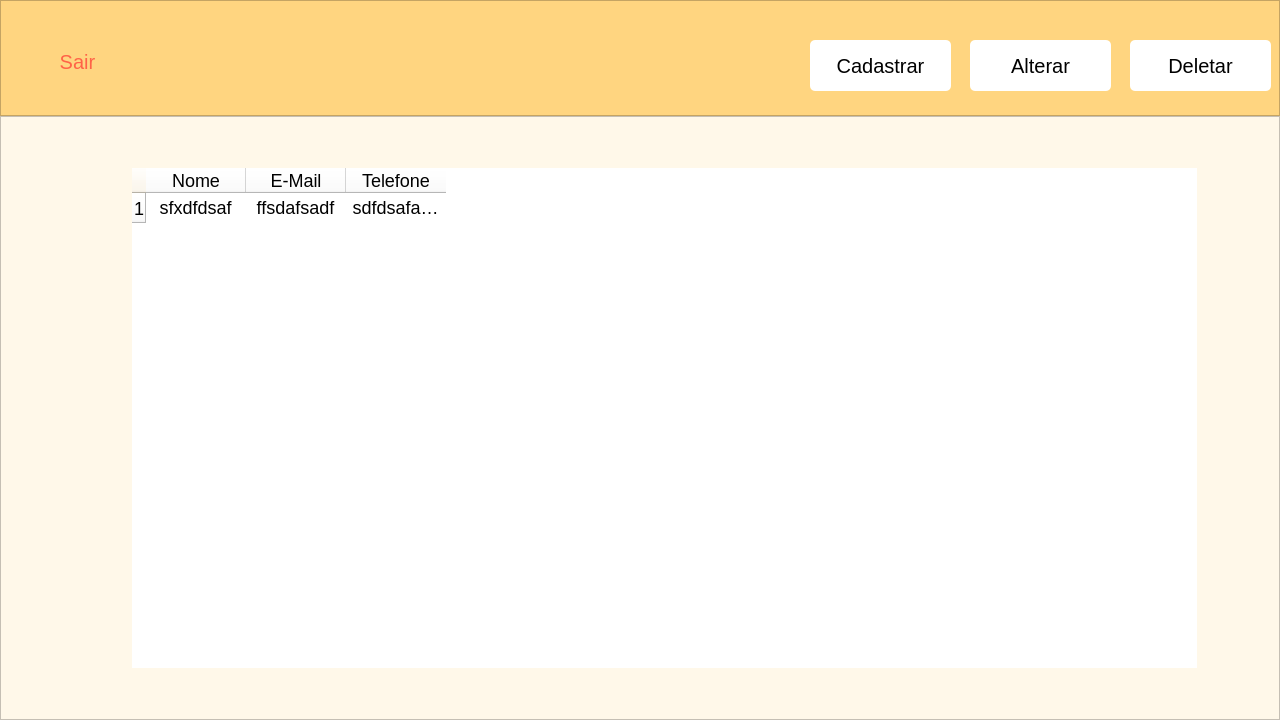
<?xml version="1.0" encoding="UTF-8"?>
<ui version="4.0">
 <class>TelaListagemClientes</class>
 <widget class="QMainWindow" name="TelaListagemClientes">
  <property name="geometry">
   <rect>
    <x>0</x>
    <y>0</y>
    <width>1280</width>
    <height>720</height>
   </rect>
  </property>
  <property name="minimumSize">
   <size>
    <width>1280</width>
    <height>720</height>
   </size>
  </property>
  <property name="windowTitle">
   <string>ListagemClientes</string>
  </property>
  <widget class="QWidget" name="centralwidget">
   <property name="minimumSize">
    <size>
     <width>1280</width>
     <height>720</height>
    </size>
   </property>
   <property name="maximumSize">
    <size>
     <width>16777215</width>
     <height>16777215</height>
    </size>
   </property>
   <layout class="QVBoxLayout" name="verticalLayout">
    <property name="spacing">
     <number>0</number>
    </property>
    <property name="leftMargin">
     <number>0</number>
    </property>
    <property name="topMargin">
     <number>0</number>
    </property>
    <property name="rightMargin">
     <number>0</number>
    </property>
    <property name="bottomMargin">
     <number>0</number>
    </property>
    <item>
     <widget class="QFrame" name="frame_TopReqtangle">
      <property name="minimumSize">
       <size>
        <width>1280</width>
        <height>116</height>
       </size>
      </property>
      <property name="maximumSize">
       <size>
        <width>16777215</width>
        <height>16777215</height>
       </size>
      </property>
      <property name="styleSheet">
       <string notr="true">background-color: #FFD580</string>
      </property>
      <property name="frameShape">
       <enum>QFrame::StyledPanel</enum>
      </property>
      <property name="frameShadow">
       <enum>QFrame::Raised</enum>
      </property>
      <widget class="QPushButton" name="pushButton_Sair">
       <property name="geometry">
        <rect>
         <x>40</x>
         <y>50</y>
         <width>75</width>
         <height>23</height>
        </rect>
       </property>
       <property name="styleSheet">
        <string notr="true">border-style: none;
font-size: 20px;
color: tomato;
background: #FFD580;
</string>
       </property>
       <property name="text">
        <string>Sair</string>
       </property>
      </widget>
      <widget class="QPushButton" name="pushButton_Cadastrar">
       <property name="geometry">
        <rect>
         <x>810</x>
         <y>40</y>
         <width>141</width>
         <height>51</height>
        </rect>
       </property>
       <property name="styleSheet">
        <string notr="true">background-color:rgb(255, 255, 255);
border-style: none;
border-radius: 5px;
font-size:20px;</string>
       </property>
       <property name="text">
        <string>Cadastrar</string>
       </property>
      </widget>
      <widget class="QPushButton" name="pushButton_Alterar">
       <property name="geometry">
        <rect>
         <x>970</x>
         <y>40</y>
         <width>141</width>
         <height>51</height>
        </rect>
       </property>
       <property name="styleSheet">
        <string notr="true">background-color:rgb(255, 255, 255);
border-style: none;
border-radius: 5px;
font-size:20px;</string>
       </property>
       <property name="text">
        <string>Alterar</string>
       </property>
      </widget>
      <widget class="QPushButton" name="pushButton_Excluir">
       <property name="geometry">
        <rect>
         <x>1130</x>
         <y>40</y>
         <width>141</width>
         <height>51</height>
        </rect>
       </property>
       <property name="styleSheet">
        <string notr="true">background-color:rgb(255, 255, 255);
border-style: none;
border-radius: 5px;
font-size:20px;</string>
       </property>
       <property name="text">
        <string>Deletar</string>
       </property>
      </widget>
     </widget>
    </item>
    <item>
     <widget class="QFrame" name="frame_DownRectangle">
      <property name="styleSheet">
       <string notr="true">background-color: rgb(255, 248, 233);</string>
      </property>
      <property name="frameShape">
       <enum>QFrame::StyledPanel</enum>
      </property>
      <property name="frameShadow">
       <enum>QFrame::Raised</enum>
      </property>
      <layout class="QHBoxLayout" name="horizontalLayout">
       <property name="spacing">
        <number>0</number>
       </property>
       <property name="leftMargin">
        <number>50</number>
       </property>
       <property name="topMargin">
        <number>0</number>
       </property>
       <property name="rightMargin">
        <number>0</number>
       </property>
       <property name="bottomMargin">
        <number>0</number>
       </property>
       <item>
        <widget class="QTableWidget" name="tableWidget_TabelaPessoas">
         <property name="minimumSize">
          <size>
           <width>0</width>
           <height>0</height>
          </size>
         </property>
         <property name="maximumSize">
          <size>
           <width>1065</width>
           <height>500</height>
          </size>
         </property>
         <property name="focusPolicy">
          <enum>Qt::NoFocus</enum>
         </property>
         <property name="contextMenuPolicy">
          <enum>Qt::DefaultContextMenu</enum>
         </property>
         <property name="styleSheet">
          <string notr="true">font-size: 18px;
border-style: none;
background: white;</string>
         </property>
         <property name="frameShape">
          <enum>QFrame::StyledPanel</enum>
         </property>
         <property name="lineWidth">
          <number>1</number>
         </property>
         <property name="horizontalScrollBarPolicy">
          <enum>Qt::ScrollBarAlwaysOff</enum>
         </property>
         <property name="sizeAdjustPolicy">
          <enum>QAbstractScrollArea::AdjustIgnored</enum>
         </property>
         <property name="gridStyle">
          <enum>Qt::NoPen</enum>
         </property>
         <property name="rowCount">
          <number>1</number>
         </property>
         <row>
          <property name="text">
           <string>1</string>
          </property>
          <property name="textAlignment">
           <set>AlignCenter</set>
          </property>
         </row>
         <column>
          <property name="text">
           <string>Nome</string>
          </property>
          <property name="font">
           <font>
            <weight>50</weight>
            <bold>false</bold>
           </font>
          </property>
          <property name="textAlignment">
           <set>AlignCenter</set>
          </property>
         </column>
         <column>
          <property name="text">
           <string>E-Mail</string>
          </property>
          <property name="textAlignment">
           <set>AlignCenter</set>
          </property>
         </column>
         <column>
          <property name="text">
           <string>Telefone</string>
          </property>
          <property name="textAlignment">
           <set>AlignCenter</set>
          </property>
         </column>
         <item row="0" column="0">
          <property name="text">
           <string>sfxdfdsaf</string>
          </property>
          <property name="textAlignment">
           <set>AlignCenter</set>
          </property>
         </item>
         <item row="0" column="1">
          <property name="text">
           <string>ffsdafsadf</string>
          </property>
          <property name="textAlignment">
           <set>AlignCenter</set>
          </property>
         </item>
         <item row="0" column="2">
          <property name="text">
           <string>sdfdsafasde</string>
          </property>
          <property name="textAlignment">
           <set>AlignCenter</set>
          </property>
         </item>
        </widget>
       </item>
      </layout>
     </widget>
    </item>
   </layout>
  </widget>
 </widget>
 <resources>
  <include location="file_rc.qrc"/>
 </resources>
 <connections/>
</ui>
